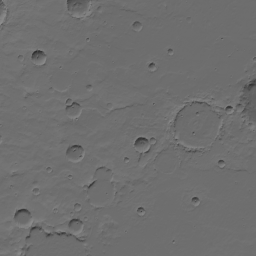
#> input picture SmallProjectShowcase2/res/py_scripts/elevation_hillshade.png, 256 x 256 px
$ python remove_hillshade.py
#> lines starting #> are read from the running program, lines starting #| are printed output that depends on the picture
from PIL import Image
import numpy as np
import matplotlib.pyplot as plt

# Load the images
elevation_map_path = "elevation_hillshade.png"
hillshade_texture_path = "hillshade.png"

elevation_map = Image.open(elevation_map_path).convert("L")
hillshade_texture = Image.open(hillshade_texture_path).convert("L")
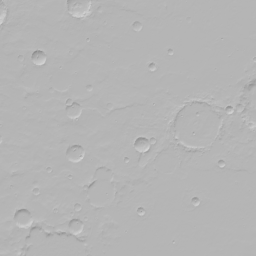
#> input picture SmallProjectShowcase2/res/py_scripts/hillshade.png, 256 x 256 px

# Convert images to numpy arrays
elevation_map_np = np.array(elevation_map).astype(np.float32)
hillshade_texture_np = np.array(hillshade_texture).astype(np.float32)

# Normalize the images to [0, 1] range
elevation_map_normalized = elevation_map_np / 255.0
hillshade_texture_normalized = hillshade_texture_np / 255.0
# elevation_map_normalized = elevation_map_np
# hillshade_texture_normalized = hillshade_texture_np

# Perform the division with the corrected order: Hillshade Texture divided by Elevation Map
# Adding a small epsilon value to avoid division by zero
epsilon = 1e-10
result_image_normalized_corrected = hillshade_texture_normalized / (elevation_map_normalized + epsilon)
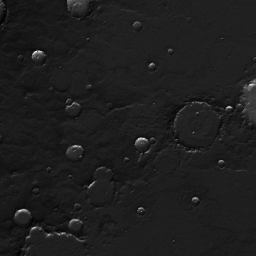
#> result_image_normalized_corrected: shape (256, 256) float32; min 1.43, max 3.16, mean 1.64; drawn with min black and max white

# Rescale the result back to [0, 255]
result_image_corrected = (result_image_normalized_corrected * 255).astype(np.uint8)
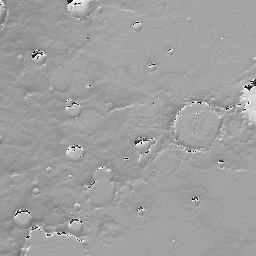
#> result_image_corrected: shape (256, 256); min 0, max 254, mean 159.5
# result_image_corrected = result_image_normalized_corrected/

# Convert the result to an image
result_image_pil_corrected = Image.fromarray(result_image_corrected)

# Display the corrected processed image
plt.figure(figsize=(10, 5))
plt.title("Corrected Result (Hillshading Removed)")
# plt.imshow(result_image_pil_corrected, cmap="gray", vmin = 0, vmax = 255)
plt.imshow(hillshade_texture, cmap = "gray", vmin = 0, vmax = 255)
plt.axis("off")
plt.show()

# Save the corrected resulting image
output_path_corrected = "/mnt/data/result_image_corrected.png"
result_image_pil_corrected.save(output_path_corrected)
